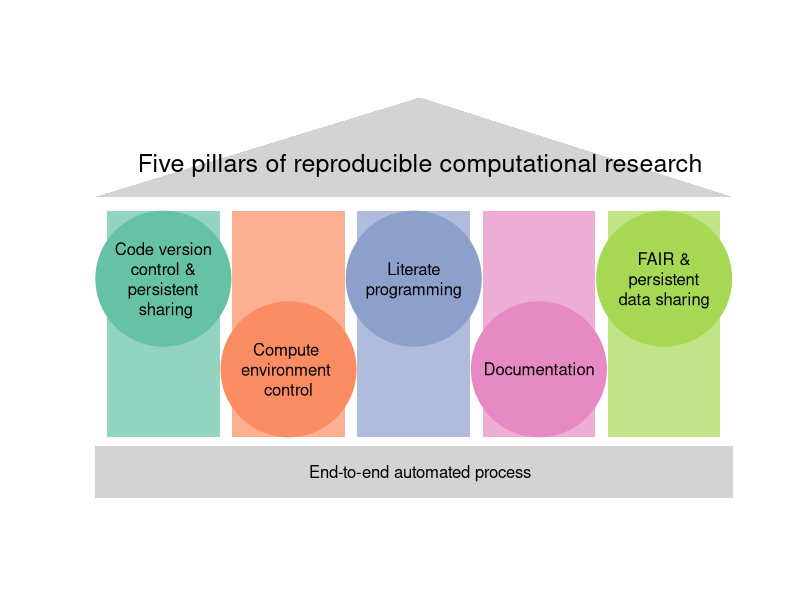
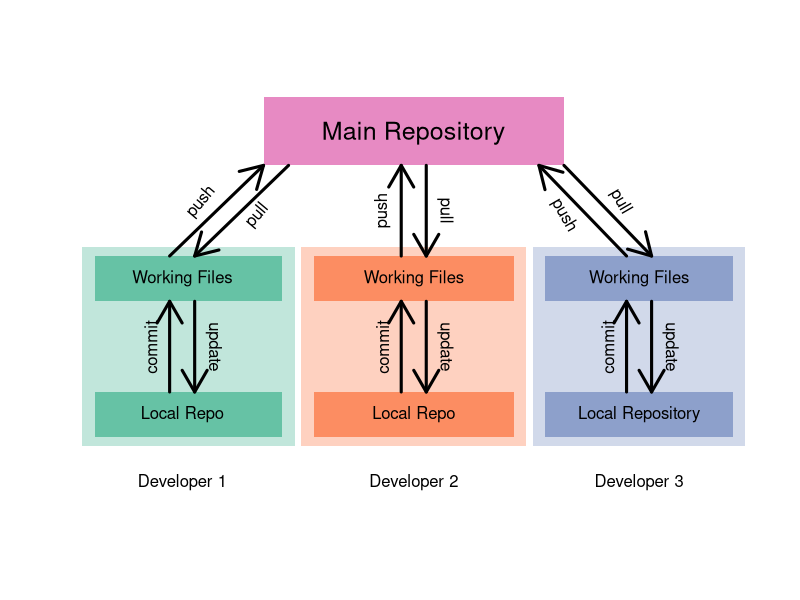
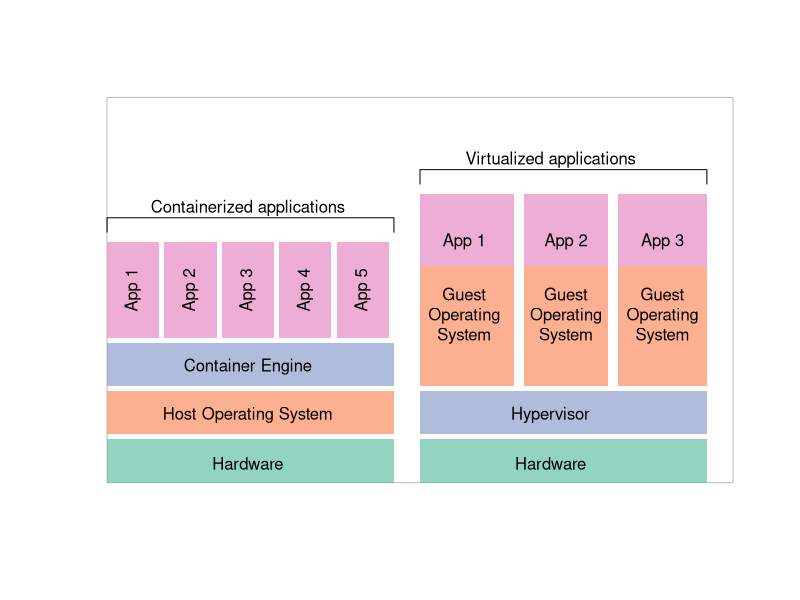

Here is the R script that generated these plots, in order:
## ---- chunk 1

library("RColorBrewer")
cols <- brewer.pal(5, "Set2")
cols2 <- adjustcolor( cols, alpha.f = 0.7)
plot(0,type='n',axes=FALSE,ann=FALSE, xlim=c(0, 10), ylim=c(0, 8.5))
polygon(c(0,1.8,1.8,0),c(1,1,6,6), col=cols2[1], border = NA)
polygon(c(2,3.8,3.8,2),c(1,1,6,6), col=cols2[2], border = NA)
polygon(c(4,5.8,5.8,4),c(1,1,6,6), col=cols2[3], border = NA)
polygon(c(6,7.8,7.8,6),c(1,1,6,6), col=cols2[4], border = NA)
polygon(c(8,9.8,9.8,8),c(1,1,6,6), col=cols2[5], border = NA)
polygon(c(-0.2,10,10,-0.2),c(-0.4,-0.4,0.8,0.8),col="lightgray", border = NA)
polygon(c(-0.2,5,10),c(6.3,8.5,6.3),col="lightgray", border = NA)
points( c(0.9,2.9,4.9,6.9,8.9) , c(4.5,2.5,4.5,2.5,4.5), pch=19,cex=18,col=cols )
text(5,7,lab="Five pillars of reproducible computational research", cex=1.5)
#mtext("Five pillars of reproducible computational research", cex=1.5)

labs <- c("Code version\ncontrol &\npersistent\n sharing",
  "Compute \nenvironment \ncontrol",
  "Literate\nprogramming",
  "Documentation",
  "FAIR &\npersistent\ndata sharing")

text( c(0.9,2.9,4.9,6.9,8.9) , c(4.5,2.5,4.5,2.5,4.5) , lab=labs)
text( 5 , 0.2 , lab="End-to-end automated process")
#text(5,7,lab="Code testing")
#text( 9, -0.2 , lab=expression(italic("created by Mark Ziemann")),cex=0.5)

## ---- chunk 2

cols2 <- adjustcolor( cols, alpha.f = 0.4)

plot(0,type='n',axes=FALSE,ann=FALSE, xlim=c(0, 10), ylim=c(0, 8.5))
polygon(c(-0.6,3,3,-0.6),c(0.8,0.8,5.2,5.2), col=cols2[1], border = NA)
polygon(c(-0.2,2.8,2.8,-0.2),c(1,1,2,2), col=cols[1], border = NA)
polygon(c(-0.2,2.8,2.8,-0.2),c(4,4,5,5), col=cols[1], border = NA)

polygon(c(3.1,6.7,6.7,3.1),c(0.8,0.8,5.2,5.2), col=cols2[2], border = NA)
polygon(c(3.3,6.5,6.5,3.3),c(1,1,2,2), col=cols[2], border = NA)
polygon(c(3.3,6.5,6.5,3.3),c(4,4,5,5), col=cols[2], border = NA)

polygon(c(6.8,10.2,10.2,6.8),c(0.8,0.8,5.2,5.2), col=cols2[3], border = NA)
polygon(c(7,10,10,7),c(1,1,2,2), col=cols[3], border = NA)
polygon(c(7,10,10,7),c(4,4,5,5), col=cols[3], border = NA)

polygon(c(2.5,7.3,7.3,2.5),c(7,7,8.5,8.5), col=cols[4], border = NA)

labs <- c("Developer 1",
  "Local Repo",
  "Working Files",
  "Developer 2",
  "Local Repo",
  "Working Files",
  "Developer 3",
  "Local Repository",
  "Working Files")

text( c(1.2,1.2,1.2,4.9,4.9,4.9,8.5,8.5,8.5), c(0,1.5,4.5,0,1.5,4.5,0,1.5,4.5), labels=labs )
text(4.9,7.7,labels="Main Repository",cex=1.5)

arrows( 1, 2, 1, 4 ,lwd=3)
arrows( 1.4, 4, 1.4, 2 ,lwd=3)
arrows( 4.7, 2, 4.7, 4 ,lwd=3)
arrows( 5.1, 4, 5.1, 2 ,lwd=3)
arrows( 8.3, 2, 8.3, 4 ,lwd=3)
arrows( 8.7, 4, 8.7, 2 ,lwd=3)
arrows( 1, 5, 2.5, 7 ,lwd=3)
arrows( 2.9, 7 , 1.4, 5 ,lwd=3)
arrows( 4.7, 5, 4.7, 7 ,lwd=3)
arrows( 5.1, 7 , 5.1, 5 ,lwd=3)
arrows( 7.3, 7, 8.7, 5 ,lwd=3)
arrows( 8.3, 5, 6.9, 7 ,lwd=3)

text(c(0.7,4.4,8) ,c(3,3,3), labels="commit",srt=90)
text(c(1.7,5.4,9) ,c(3,3,3), labels="update",srt=-90)
text(c(1.5) ,c(6.2), labels="push",srt=50)
text(c(2.4) ,c(5.9), labels="pull",srt=50)
text(c(4.4) ,c(6), labels="push",srt=90)
text(c(5.4) ,c(6), labels="pull",srt=-90)
text(c(7.3) ,c(5.9), labels="push",srt=-60)
text(c(8.2) ,c(6.2), labels="pull",srt=-60)

## ---- chunk 3

library("RColorBrewer")
cols <- brewer.pal(5, "Set2")
cols2 <- adjustcolor( cols, alpha.f = 0.7)
plot(0,type='n',axes=FALSE,ann=FALSE, xlim=c(0, 12), ylim=c(0, 8))

#border
polygon(c(0,12,12,0),c(0,0,8,8),border="gray")

polygon(c(0,5.5,5.5,0),c(0,0,0.9,0.9), col=cols2[1], border = NA)
polygon(c(0,5.5,5.5,0),c(1,1,1.9,1.9), col=cols2[2], border = NA)
polygon(c(0,5.5,5.5,0),c(2,2,2.9,2.9), col=cols2[3], border = NA)

polygon(c(0,1,1,0),c(3,3,5,5), col=cols2[4], border = NA)
polygon(c(1.1,2.1,2.1,1.1),c(3,3,5,5), col=cols2[4], border = NA)
polygon(c(2.2,3.2,3.2,2.2),c(3,3,5,5), col=cols2[4], border = NA)
polygon(c(3.3,4.3,4.3,3.3),c(3,3,5,5), col=cols2[4], border = NA)
polygon(c(4.4,5.4,5.4,4.4),c(3,3,5,5), col=cols2[4], border = NA)

labs1 <- c("Hardware","Host Operating System","Container Engine")
text(c(2.7,2.7,2.7),c(0.4,1.4,2.4),labels=labs1)

labs2 <- c("App 1","App 2","App 3","App 4","App 5")
text(c(0.5,1.6,2.7,3.8,4.9) ,c(4,4,4,4,4), labels=labs2,srt=90)

lines(c(0,0,5.5,5.5),c(5.2,5.5,5.5,5.2)  )
text(2.7,5.7,labels="Containerized applications")

polygon(c(6,11.5,11.5,6),c(0,0,0.9,0.9), col=cols2[1], border = NA)
polygon(c(6,11.5,11.5,6),c(1,1,1.9,1.9), col=cols2[3], border = NA)

labs3 <- c("Hardware","Hypervisor")
text(c(8.5,8.5),c(0.4,1.4),labels=labs3)

polygon(c(6,7.8,7.8,6),c(2,2,4.5,4.5), col=cols2[2], border = NA)
polygon(c(8,9.6,9.6,8),c(2,2,4.5,4.5), col=cols2[2], border = NA)
polygon(c(9.8,11.5,11.5,9.8),c(2,2,4.5,4.5), col=cols2[2], border = NA)

text(c(6.85,8.8,10.65),c(3.5,3.5,3.5),labels="Guest\nOperating\nSystem")

polygon(c(6,7.8,7.8,6),c(4.5,4.5,6,6), col=cols2[4], border = NA)
polygon(c(8,9.6,9.6,8),c(4.5,4.5,6,6), col=cols2[4], border = NA)
polygon(c(9.8,11.5,11.5,9.8),c(4.5,4.5,6,6), col=cols2[4], border = NA)

text(c(6.85,8.8,10.65),c(5,5,5),labels=labs2[1:3])

lines(c(6,6,11.5,11.5),c(6.2,6.5,6.5,6.2)  )
text(8.5,6.7,labels="Virtualized applications")
